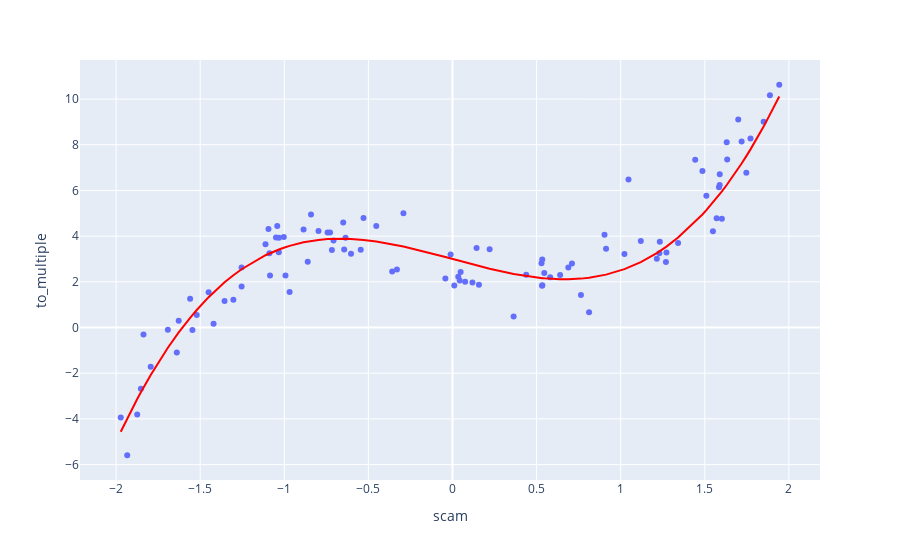

Notebook code cell kept with this figure:
### Code cell
a = 1.5  
b = -2.0  
c = 3.0  
num_points = 100  
noise_level = 1.0  

x = np.random.uniform(-2, 2, num_points)

epsilon = np.random.normal(0, noise_level, num_points)
y = a * x**3 + b * x + c + epsilon
y_nonoise = a * x**3 + b * x + c

DF = pd.DataFrame()
DF['scam'] = x
DF['to_multiple'] = y
DF['yn'] = y_nonoise

DF=DF.sort_values('scam')

fig = px.scatter(DF,x='scam',y='to_multiple')
fig.add_trace(
    px.line(DF, x='scam', y='yn',color_discrete_sequence=['red']).data[0]
)

fig.show()
